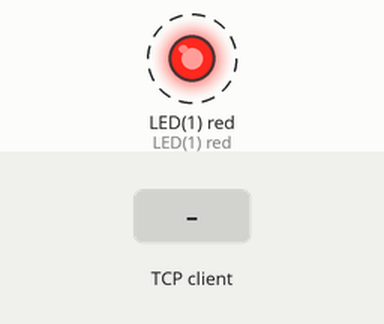
Simulated run of this program. Board: pyboard running MicroPython. On the bench: output pins drawn as LEDs (lit = HIGH). Dashed ring = blinking. The test bench sets the inputs (shaded band). One TCP client connects 1 s after the port opens and stays connected; what the program prints to the serial console is not drawn.

Above: at 1.25 s.
1.3 s: the TCP client sends "1\n"
Timing chart, 0 to 10.3 s (numbered marks = the images above; inputs shaded):
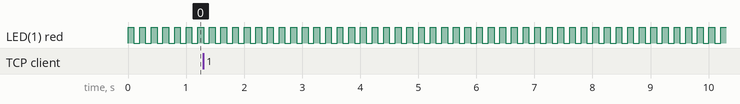

The program:

userver.py
```python
# userver.py Demo of simple uasyncio-based echo server

# Released under the MIT licence
# Copyright (c) Peter Hinch 2019

import usocket as socket
import uasyncio as asyncio
import uselect as select
import ujson
from heartbeat import heartbeat  # Optional LED flash

class Server:
    async def run(self, loop, port=8123):
        addr = socket.getaddrinfo('0.0.0.0', port, 0, socket.SOCK_STREAM)[0][-1]
        s_sock = socket.socket(socket.AF_INET, socket.SOCK_STREAM)  # server socket
        s_sock.setsockopt(socket.SOL_SOCKET, socket.SO_REUSEADDR, 1)
        s_sock.bind(addr)
        s_sock.listen(5)
        self.socks = [s_sock]  # List of current sockets for .close()
        print('Awaiting connection on port', port)
        poller = select.poll()
        poller.register(s_sock, select.POLLIN)
        client_id = 1  # For user feedback
        while True:
            res = poller.poll(1)  # 1ms block
            if res:  # Only s_sock is polled
                c_sock, _ = s_sock.accept()  # get client socket
                loop.create_task(self.run_client(c_sock, client_id))
                client_id += 1
            await asyncio.sleep_ms(200)

    async def run_client(self, sock, cid):
        self.socks.append(sock)
        sreader = asyncio.StreamReader(sock)
        swriter = asyncio.StreamWriter(sock, {})
        print('Got connection from client', cid)
        try:
            while True:
                res = await sreader.readline()
                if res == b'':
                    raise OSError
                print('Received {} from client {}'.format(ujson.loads(res.rstrip()), cid))
                await swriter.awrite(res)  # Echo back
        except OSError:
            pass
        print('Client {} disconnect.'.format(cid))
        sock.close()
        self.socks.remove(sock)

    def close(self):
        print('Closing {} sockets.'.format(len(self.socks)))
        for sock in self.socks:
            sock.close()

loop = asyncio.get_event_loop()
# Optional fast heartbeat to confirm nonblocking operation
loop.create_task(heartbeat(100))
server = Server()
try:
    loop.run_until_complete(server.run(loop))
except KeyboardInterrupt:
    print('Interrupted')  # This mechanism doesn't work on Unix build.
finally:
    server.close()
```

heartbeat.py
```python
# flash.py Heartbeat code for simple uasyncio-based echo server

# Released under the MIT licence
# Copyright (c) Peter Hinch 2019

import uasyncio as asyncio
from sys import platform


async def heartbeat(tms):
    if platform == 'pyboard':  # V1.x or D series
        from pyb import LED
        led = LED(1)
    elif platform == 'esp8266':
        from machine import Pin
        led = Pin(2, Pin.OUT, value=1)
    elif platform == 'linux':
        return  # No LED
    else:
        raise OSError('Unsupported platform.')
    while True:
        if platform == 'pyboard':
            led.toggle()
        elif platform == 'esp8266':
            led(not led())
        await asyncio.sleep_ms(tms)
```

Measured:
- by itself, LED(1) red: alternates HIGH for 0.10 s and LOW for 0.10 s
